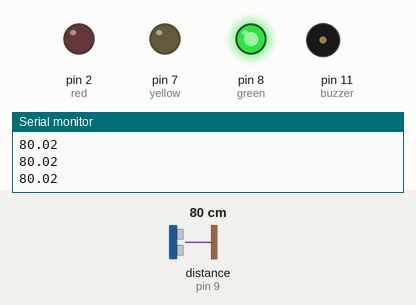
Simulated run of this sketch. Board: Arduino Uno, built with avr-gcc and run on an emulated ATmega328P. On the bench: output pins drawn as LEDs (lit = HIGH), buzzer (waves = sounding), the last lines printed to the serial monitor. Wiring (inferred from the names in the program): ultrasonic range finder: trigger pin 10; echo pin 9. The inputs (shaded band) are chosen by the test bench; at power-on: distance to the obstacle (sensor on pin 9) 80 cm. The echo pulse lasts 58.3 µs per cm; pins used as bus, display or sensor lines are not drawn.

Above: at 1.2 s.
1.3 s: distance to the obstacle (sensor on pin 9) set to 32 cm
2.8 s: distance to the obstacle (sensor on pin 9) set to 27 cm
At 3.5 s:
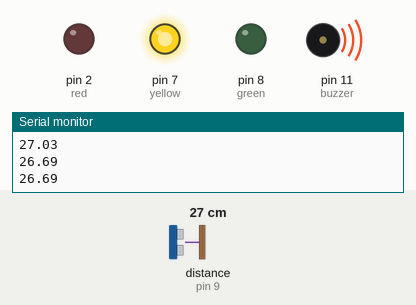
4.3 s: distance to the obstacle (sensor on pin 9) set to 12 cm
5.8 s: distance to the obstacle (sensor on pin 9) set to 9 cm
At 6.5 s:
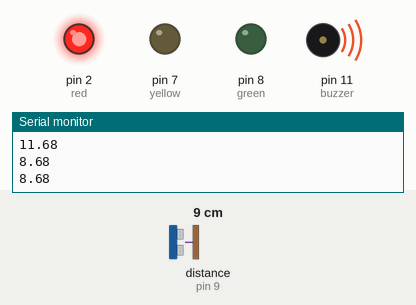
7.3 s: distance to the obstacle (sensor on pin 9) set to 18 cm
At 7.9 s:
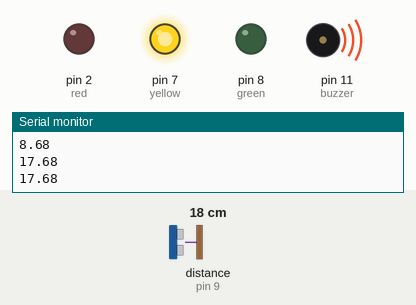
8.9 s: distance to the obstacle (sensor on pin 9) set to 2 cm
At 9.4 s:
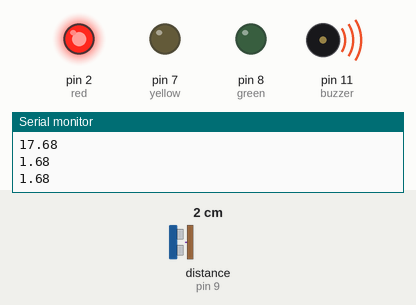
Timing chart, 0 to 11.4 s (numbered marks = the images above; inputs shaded):
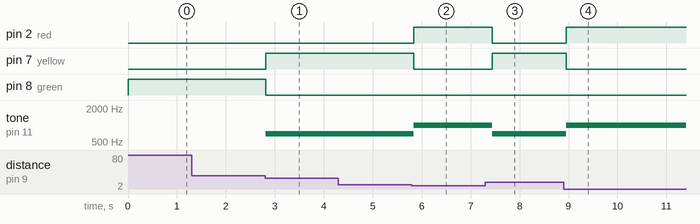

The sketch:

distance_sensor.ino
```cpp
int trig = 10;
int echo = 9;
int red = 2;
int green = 8;
int yellow = 7;
int buzzer = 11;
float distance;
float duration;

void setup() {
  pinMode(trig, OUTPUT);
  pinMode(echo, INPUT);
  pinMode(red, OUTPUT);
  pinMode(yellow, OUTPUT);
  pinMode(green, OUTPUT);
  pinMode(buzzer, OUTPUT);
  Serial.begin(9600);
}

void loop() {
  // --- measure distance ---
  digitalWrite(trig, LOW);
  delayMicroseconds(2);
  digitalWrite(trig, HIGH);
  delayMicroseconds(10);
  digitalWrite(trig, LOW);

  duration = pulseIn(echo, HIGH);
  distance = duration * 0.0343 / 2.0;
  Serial.println(distance);

  // --- decide state based on distance ---
  if (distance < 10) {
    // too close: red + buzzer
    digitalWrite(red, HIGH);
    digitalWrite(yellow, LOW);
    digitalWrite(green, LOW);
    tone(buzzer, 1000);
    delay(300);
  } else if (distance < 30) {
    // medium: yellow, no buzzer
    digitalWrite(red, LOW);
    digitalWrite(yellow, HIGH);
    digitalWrite(green, LOW);
    tone(buzzer, 700);
    delay(200);

  } else {
    // safe: green, no buzzer
    digitalWrite(red, LOW);
    digitalWrite(yellow, LOW);
    digitalWrite(green, HIGH);
    noTone(buzzer);
  }

  delay(100);
}
```

Measured:
- the behaviour switches between 30 and 29 cm on distance to the obstacle (sensor on pin 9) (found by bisection; images 0 and 1)
- the behaviour switches between 11 and 10 cm on distance to the obstacle (sensor on pin 9) (found by bisection; images 1 and 2)
- after the input at 2.8 s, pin 7 (yellow): LOW → HIGH at once; pin 8 (green): HIGH → LOW at once; tone on pin 11 (buzzer): silent → 700 Hz at once
- after the input at 5.8 s, pin 2 (red): LOW → HIGH at once; pin 7 (yellow): HIGH → LOW at once; tone on pin 11 (buzzer): 700 Hz → 1000 Hz at once
- after the input at 7.3 s, pin 2 (red): HIGH → LOW after 0.14 s; pin 7 (yellow): LOW → HIGH after 0.14 s; tone on pin 11 (buzzer): 1000 Hz → 700 Hz after 0.14 s
- after the input at 8.9 s, pin 2 (red): LOW → HIGH after 0.05 s; pin 7 (yellow): HIGH → LOW after 0.05 s; tone on pin 11 (buzzer): 700 Hz → 1000 Hz after 0.05 s
